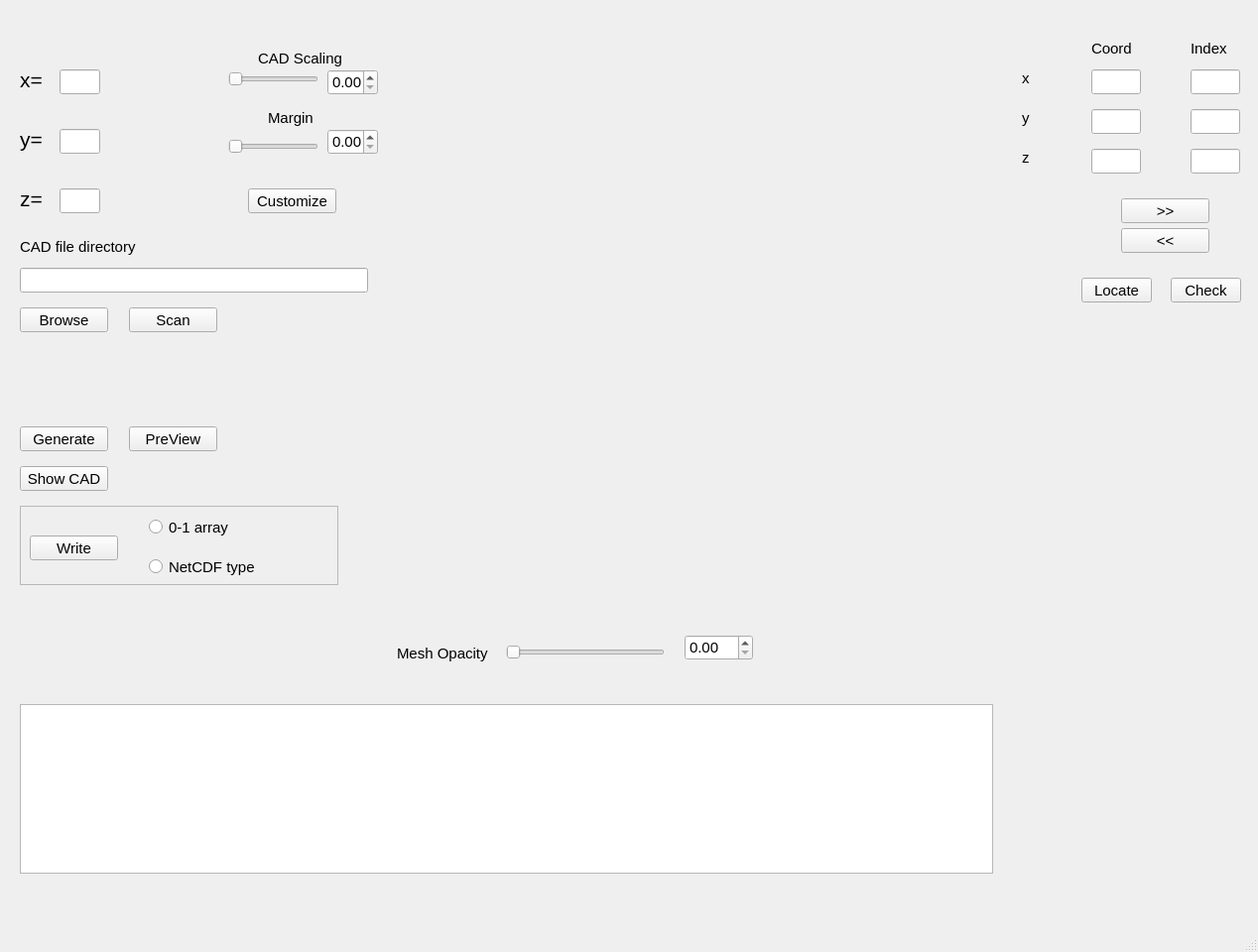
<?xml version="1.0" encoding="UTF-8"?>
<ui version="4.0">
 <class>MainWindow</class>
 <widget class="QMainWindow" name="MainWindow">
  <property name="geometry">
   <rect>
    <x>0</x>
    <y>0</y>
    <width>1268</width>
    <height>960</height>
   </rect>
  </property>
  <property name="font">
   <font>
    <pointsize>11</pointsize>
   </font>
  </property>
  <property name="windowTitle">
   <string>GasFlow Meshing Tool</string>
  </property>
  <widget class="QWidget" name="centralwidget">
   <widget class="QPushButton" name="Generate_btn">
    <property name="geometry">
     <rect>
      <x>20</x>
      <y>430</y>
      <width>89</width>
      <height>25</height>
     </rect>
    </property>
    <property name="text">
     <string>Generate</string>
    </property>
   </widget>
   <widget class="QLineEdit" name="xnum_tedit">
    <property name="geometry">
     <rect>
      <x>60</x>
      <y>70</y>
      <width>41</width>
      <height>25</height>
     </rect>
    </property>
   </widget>
   <widget class="QLineEdit" name="ynum_tedit">
    <property name="geometry">
     <rect>
      <x>60</x>
      <y>130</y>
      <width>41</width>
      <height>25</height>
     </rect>
    </property>
   </widget>
   <widget class="QLineEdit" name="znum_tedit">
    <property name="geometry">
     <rect>
      <x>60</x>
      <y>190</y>
      <width>41</width>
      <height>25</height>
     </rect>
    </property>
   </widget>
   <widget class="QLabel" name="label">
    <property name="geometry">
     <rect>
      <x>20</x>
      <y>70</y>
      <width>31</width>
      <height>21</height>
     </rect>
    </property>
    <property name="font">
     <font>
      <pointsize>16</pointsize>
     </font>
    </property>
    <property name="text">
     <string>x=</string>
    </property>
   </widget>
   <widget class="QLabel" name="label_2">
    <property name="geometry">
     <rect>
      <x>20</x>
      <y>120</y>
      <width>31</width>
      <height>41</height>
     </rect>
    </property>
    <property name="font">
     <font>
      <pointsize>16</pointsize>
     </font>
    </property>
    <property name="text">
     <string>y=</string>
    </property>
   </widget>
   <widget class="QLabel" name="label_3">
    <property name="geometry">
     <rect>
      <x>20</x>
      <y>190</y>
      <width>31</width>
      <height>21</height>
     </rect>
    </property>
    <property name="font">
     <font>
      <pointsize>16</pointsize>
     </font>
    </property>
    <property name="text">
     <string>z=</string>
    </property>
   </widget>
   <widget class="QVTKWidget" name="qvtkWidget">
    <property name="geometry">
     <rect>
      <x>400</x>
      <y>30</y>
      <width>600</width>
      <height>600</height>
     </rect>
    </property>
   </widget>
   <widget class="QPushButton" name="PreView_btn">
    <property name="geometry">
     <rect>
      <x>130</x>
      <y>430</y>
      <width>89</width>
      <height>25</height>
     </rect>
    </property>
    <property name="text">
     <string>PreView</string>
    </property>
   </widget>
   <widget class="QPushButton" name="show_CAD_btn">
    <property name="geometry">
     <rect>
      <x>20</x>
      <y>470</y>
      <width>89</width>
      <height>25</height>
     </rect>
    </property>
    <property name="text">
     <string>Show CAD</string>
    </property>
   </widget>
   <widget class="QFrame" name="writeframe">
    <property name="geometry">
     <rect>
      <x>20</x>
      <y>510</y>
      <width>321</width>
      <height>80</height>
     </rect>
    </property>
    <property name="frameShape">
     <enum>QFrame::StyledPanel</enum>
    </property>
    <property name="frameShadow">
     <enum>QFrame::Raised</enum>
    </property>
    <property name="lineWidth">
     <number>2</number>
    </property>
    <property name="midLineWidth">
     <number>0</number>
    </property>
    <widget class="QPushButton" name="write_btn">
     <property name="geometry">
      <rect>
       <x>10</x>
       <y>30</y>
       <width>89</width>
       <height>25</height>
      </rect>
     </property>
     <property name="text">
      <string>Write</string>
     </property>
    </widget>
    <widget class="QRadioButton" name="of_type_rdbtn">
     <property name="geometry">
      <rect>
       <x>130</x>
       <y>10</y>
       <width>112</width>
       <height>23</height>
      </rect>
     </property>
     <property name="text">
      <string>0-1 array</string>
     </property>
    </widget>
    <widget class="QRadioButton" name="netcdf_type_rdbtn">
     <property name="geometry">
      <rect>
       <x>130</x>
       <y>50</y>
       <width>112</width>
       <height>23</height>
      </rect>
     </property>
     <property name="text">
      <string>NetCDF type</string>
     </property>
    </widget>
   </widget>
   <widget class="QLabel" name="x_REcheck_text">
    <property name="geometry">
     <rect>
      <x>130</x>
      <y>70</y>
      <width>180</width>
      <height>20</height>
     </rect>
    </property>
    <property name="text">
     <string/>
    </property>
   </widget>
   <widget class="QLabel" name="y_REcheck_text">
    <property name="geometry">
     <rect>
      <x>130</x>
      <y>130</y>
      <width>180</width>
      <height>20</height>
     </rect>
    </property>
    <property name="text">
     <string/>
    </property>
   </widget>
   <widget class="QLabel" name="z_REcheck_text">
    <property name="geometry">
     <rect>
      <x>140</x>
      <y>190</y>
      <width>180</width>
      <height>20</height>
     </rect>
    </property>
    <property name="text">
     <string/>
    </property>
   </widget>
   <widget class="QLabel" name="label_4">
    <property name="geometry">
     <rect>
      <x>20</x>
      <y>240</y>
      <width>131</width>
      <height>17</height>
     </rect>
    </property>
    <property name="text">
     <string>CAD file directory</string>
    </property>
   </widget>
   <widget class="QLineEdit" name="cad_file_dir_text">
    <property name="geometry">
     <rect>
      <x>20</x>
      <y>270</y>
      <width>351</width>
      <height>25</height>
     </rect>
    </property>
   </widget>
   <widget class="QPushButton" name="cad_browse_btn">
    <property name="geometry">
     <rect>
      <x>20</x>
      <y>310</y>
      <width>89</width>
      <height>25</height>
     </rect>
    </property>
    <property name="text">
     <string>Browse</string>
    </property>
   </widget>
   <widget class="QTextBrowser" name="py_terminal_textBrowser">
    <property name="geometry">
     <rect>
      <x>20</x>
      <y>710</y>
      <width>981</width>
      <height>171</height>
     </rect>
    </property>
   </widget>
   <widget class="QLabel" name="label_5">
    <property name="geometry">
     <rect>
      <x>260</x>
      <y>50</y>
      <width>91</width>
      <height>17</height>
     </rect>
    </property>
    <property name="text">
     <string>CAD Scaling</string>
    </property>
   </widget>
   <widget class="QLineEdit" name="coord_check_x_LEdit">
    <property name="geometry">
     <rect>
      <x>1100</x>
      <y>70</y>
      <width>50</width>
      <height>25</height>
     </rect>
    </property>
   </widget>
   <widget class="QLineEdit" name="index_check_x_LEdit">
    <property name="geometry">
     <rect>
      <x>1200</x>
      <y>70</y>
      <width>50</width>
      <height>25</height>
     </rect>
    </property>
   </widget>
   <widget class="QLineEdit" name="coord_check_y_LEdit">
    <property name="geometry">
     <rect>
      <x>1100</x>
      <y>110</y>
      <width>50</width>
      <height>25</height>
     </rect>
    </property>
   </widget>
   <widget class="QLineEdit" name="index_check_y_LEdit">
    <property name="geometry">
     <rect>
      <x>1200</x>
      <y>110</y>
      <width>50</width>
      <height>25</height>
     </rect>
    </property>
   </widget>
   <widget class="QLineEdit" name="coord_check_z_LEdit">
    <property name="geometry">
     <rect>
      <x>1100</x>
      <y>150</y>
      <width>50</width>
      <height>25</height>
     </rect>
    </property>
   </widget>
   <widget class="QLineEdit" name="index_check_z_LEdit">
    <property name="geometry">
     <rect>
      <x>1200</x>
      <y>150</y>
      <width>50</width>
      <height>25</height>
     </rect>
    </property>
   </widget>
   <widget class="QLabel" name="label_6">
    <property name="geometry">
     <rect>
      <x>1030</x>
      <y>70</y>
      <width>21</width>
      <height>17</height>
     </rect>
    </property>
    <property name="text">
     <string>x</string>
    </property>
   </widget>
   <widget class="QLabel" name="label_7">
    <property name="geometry">
     <rect>
      <x>1030</x>
      <y>110</y>
      <width>21</width>
      <height>17</height>
     </rect>
    </property>
    <property name="text">
     <string>y</string>
    </property>
   </widget>
   <widget class="QLabel" name="label_8">
    <property name="geometry">
     <rect>
      <x>1030</x>
      <y>150</y>
      <width>21</width>
      <height>17</height>
     </rect>
    </property>
    <property name="text">
     <string>z</string>
    </property>
   </widget>
   <widget class="QLabel" name="label_9">
    <property name="geometry">
     <rect>
      <x>1100</x>
      <y>40</y>
      <width>51</width>
      <height>17</height>
     </rect>
    </property>
    <property name="text">
     <string>Coord</string>
    </property>
   </widget>
   <widget class="QLabel" name="label_10">
    <property name="geometry">
     <rect>
      <x>1200</x>
      <y>40</y>
      <width>41</width>
      <height>17</height>
     </rect>
    </property>
    <property name="text">
     <string>Index</string>
    </property>
   </widget>
   <widget class="QPushButton" name="coord_to_index_btn">
    <property name="geometry">
     <rect>
      <x>1130</x>
      <y>200</y>
      <width>89</width>
      <height>25</height>
     </rect>
    </property>
    <property name="text">
     <string>&gt;&gt;</string>
    </property>
   </widget>
   <widget class="QPushButton" name="index_to_coord_btn">
    <property name="geometry">
     <rect>
      <x>1130</x>
      <y>230</y>
      <width>89</width>
      <height>25</height>
     </rect>
    </property>
    <property name="text">
     <string>&lt;&lt;</string>
    </property>
   </widget>
   <widget class="QPushButton" name="check_inner_btn">
    <property name="geometry">
     <rect>
      <x>1180</x>
      <y>280</y>
      <width>71</width>
      <height>25</height>
     </rect>
    </property>
    <property name="text">
     <string>Check</string>
    </property>
   </widget>
   <widget class="QLabel" name="label_11">
    <property name="geometry">
     <rect>
      <x>270</x>
      <y>110</y>
      <width>67</width>
      <height>17</height>
     </rect>
    </property>
    <property name="text">
     <string>Margin</string>
    </property>
   </widget>
   <widget class="QPushButton" name="customize_btn">
    <property name="geometry">
     <rect>
      <x>250</x>
      <y>190</y>
      <width>89</width>
      <height>25</height>
     </rect>
    </property>
    <property name="text">
     <string>Customize</string>
    </property>
   </widget>
   <widget class="QPushButton" name="locate_inner_btn">
    <property name="geometry">
     <rect>
      <x>1090</x>
      <y>280</y>
      <width>71</width>
      <height>25</height>
     </rect>
    </property>
    <property name="text">
     <string>Locate</string>
    </property>
   </widget>
   <widget class="QSlider" name="cad_scaling_Slider">
    <property name="geometry">
     <rect>
      <x>230</x>
      <y>70</y>
      <width>91</width>
      <height>20</height>
     </rect>
    </property>
    <property name="orientation">
     <enum>Qt::Horizontal</enum>
    </property>
   </widget>
   <widget class="QDoubleSpinBox" name="cad_scaling_SpinBox">
    <property name="geometry">
     <rect>
      <x>330</x>
      <y>70</y>
      <width>51</width>
      <height>26</height>
     </rect>
    </property>
   </widget>
   <widget class="QSlider" name="margin_Slider">
    <property name="geometry">
     <rect>
      <x>230</x>
      <y>140</y>
      <width>91</width>
      <height>16</height>
     </rect>
    </property>
    <property name="orientation">
     <enum>Qt::Horizontal</enum>
    </property>
   </widget>
   <widget class="QDoubleSpinBox" name="margin_SpinBox">
    <property name="geometry">
     <rect>
      <x>330</x>
      <y>130</y>
      <width>51</width>
      <height>26</height>
     </rect>
    </property>
   </widget>
   <widget class="QLabel" name="label_12">
    <property name="geometry">
     <rect>
      <x>400</x>
      <y>650</y>
      <width>101</width>
      <height>17</height>
     </rect>
    </property>
    <property name="text">
     <string>Mesh Opacity</string>
    </property>
   </widget>
   <widget class="QSlider" name="mesh_opacity_Slider">
    <property name="geometry">
     <rect>
      <x>510</x>
      <y>650</y>
      <width>160</width>
      <height>16</height>
     </rect>
    </property>
    <property name="orientation">
     <enum>Qt::Horizontal</enum>
    </property>
   </widget>
   <widget class="QDoubleSpinBox" name="mesh_opacity_SpinBox">
    <property name="geometry">
     <rect>
      <x>690</x>
      <y>640</y>
      <width>69</width>
      <height>26</height>
     </rect>
    </property>
   </widget>
   <widget class="QPushButton" name="scan_cad_btn">
    <property name="geometry">
     <rect>
      <x>130</x>
      <y>310</y>
      <width>89</width>
      <height>25</height>
     </rect>
    </property>
    <property name="text">
     <string>Scan</string>
    </property>
   </widget>
  </widget>
  <widget class="QMenuBar" name="menubar">
   <property name="geometry">
    <rect>
     <x>0</x>
     <y>0</y>
     <width>1268</width>
     <height>22</height>
    </rect>
   </property>
  </widget>
  <widget class="QStatusBar" name="statusbar"/>
 </widget>
 <customwidgets>
  <customwidget>
   <class>QVTKWidget</class>
   <extends>QWidget</extends>
   <header>QVTKWidget.h</header>
  </customwidget>
 </customwidgets>
 <resources/>
 <connections/>
</ui>
